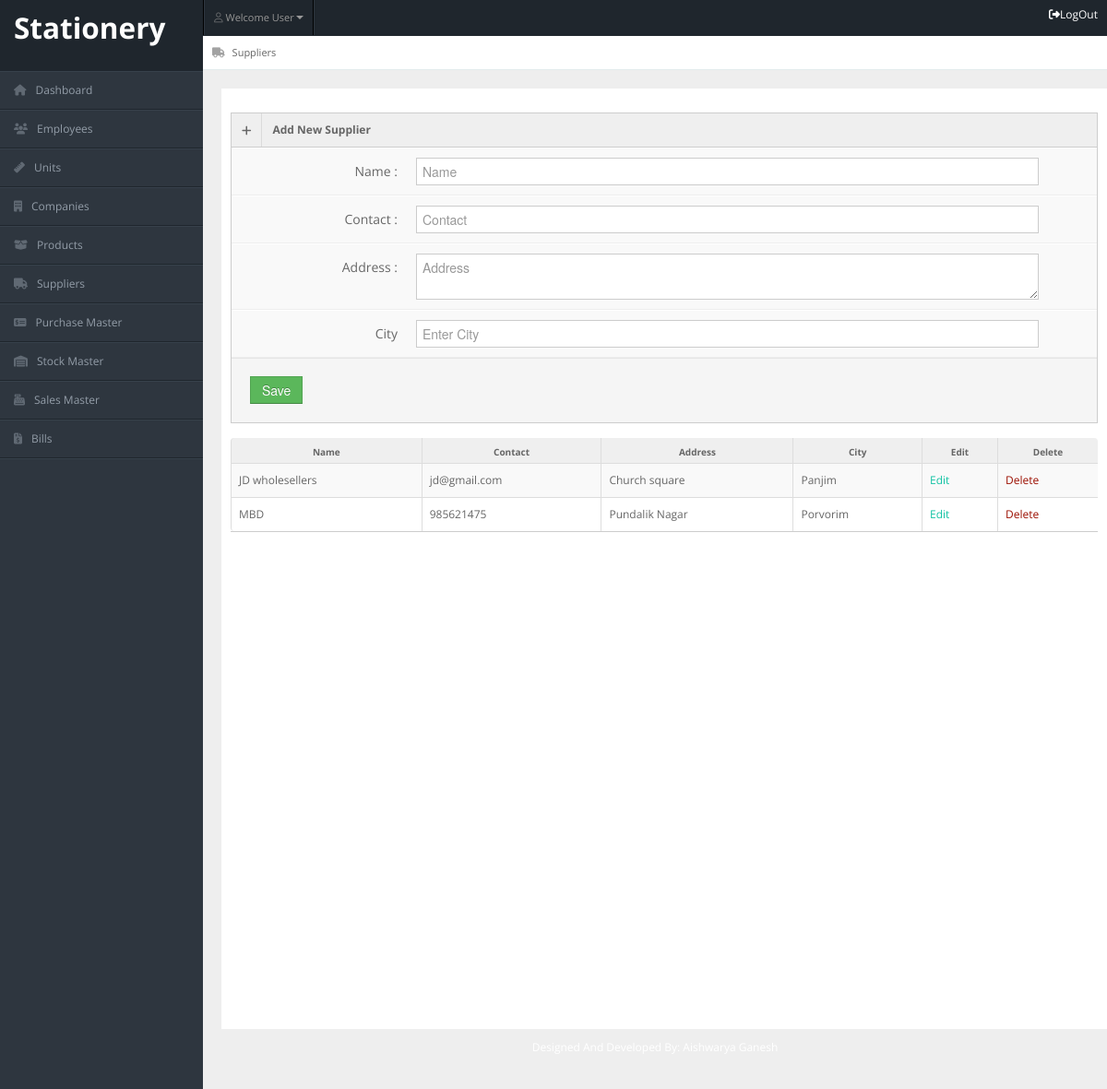
Page /Stationery_IMS/admin/add_supplier.php on the earlier database version.
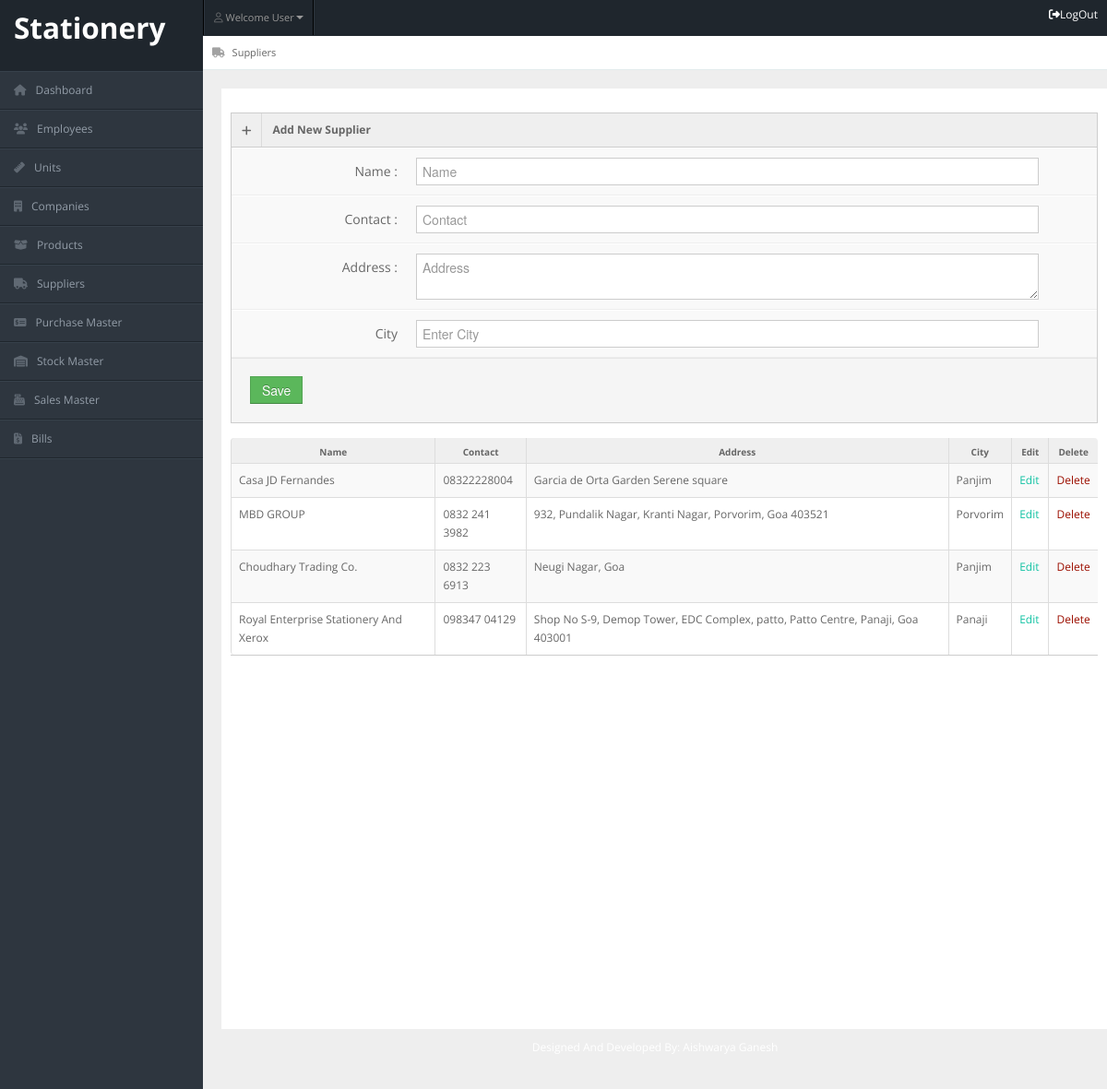
Same page on the later database version.
### tables this page shows
CREATE TABLE `suppliers` (
  `id` int(5) NOT NULL,
  `name` varchar(100) NOT NULL,
  `contact` varchar(50) NOT NULL,
  `address` varchar(500) NOT NULL,
  `city` varchar(50) NOT NULL
);

### Stationery_IMS/admin/add_supplier.php (the view, shortened to what this page needs)
<?php
include "header.php";
include "../employee/connection.php";
 ?>
<div id="content">
    <div id="content-header">
        <div id="breadcrumb"><a href="#" title="Current page" class="tip-bottom"><i class="fas fa-truck"></i>
            Suppliers</a></div>
    </div>
    <div class="container-fluid">
        <div class="row-fluid" style="background-color: white; min-height: 1000px; padding:10px;">
          <div class="span12">
            <div class="widget-box">
              <div class="widget-title"> <span class="icon"><i class="fas fa-plus"></i></span>
                <h5>Add New Supplier</h5>
              </div>
              <div class="widget-content nopadding">
                <form name = "AddSupplier" action="" method="post" class="form-horizontal">
                  <div class="control-group">
                    <label class="control-label">Name :</label>
                    <div class="controls">
                      <input type="text" class="span11" placeholder="Name" name ="name" />
                    </div>
                  </div>
                  <div class="control-group">
                    <label class="control-label">Contact :</label>
                    <div class="controls">
                      <input type="text" class="span11" placeholder="Contact" name = "contact" />
                    </div>
                  </div>
                  <div class="control-group">
                    <label class="control-label">Address :</label>
                    <div class="controls">
                      <textarea class="span11" placeholder="Address" name = "address"></textarea>
                    </div>
                  </div>
                  <div class="control-group">
                    <label class="control-label">City</label>
                    <div class="controls">
                      <input type="text"  class="span11" placeholder="Enter City" name ="city" />
                    </div>
                  </div>
                  <div class="form-actions">
                    <button type="submit" name = "submitEmployee" class="btn btn-success">Save</button>
                  </div>
                </form>
              </div>
            </div>
            <div class="widget-content nopadding">
              <table class="table table-bordered table-striped">
                <thead>
                  <tr>
                    <th>Name</th>
                    <th>Contact</th>
                    <th>Address</th>
                    <th>City</th>
                    <th>Edit</th>
                    <th>Delete</th>
                  </tr>
                </thead>
                <tbody>
                  <?php
                  $res = mysqli_query($link,"select * from suppliers");
                  while($row=mysqli_fetch_array($res))
                  {
                      ?>
                      <tr>
                        <td><?php echo $row["name"] ?></td>
                        <td><?php echo $row["contact"] ?></td>
                        <td><?php echo $row["address"] ?></td>
                        <td><?php echo $row["city"] ?></td>
                        <td><a href="edit_supplier.php?id=<?php echo $row["id"]; ?>" style="color:#11C2A3"> Edit </a></td>
                        <td><a href="delete_supplier.php?id=<?php echo $row["id"]; ?>" style="color:#9C0F00"> Delete </a></td>
                      </tr>
                      <?php
                  }
                   ?>
                </tbody>
              </table>
            </div>
        </div>
    </div>
</div>
<?php
include "footer.php";
 ?>

Differences in the rows shown:
changed suppliers: name "JD wholesellers" → "Casa JD Fernandes"; contact "jd@gmail.com" → "08322228004"; address "Church square" → "Garcia de Orta Garden Serene square"
changed suppliers "Porvorim": name "MBD" → "MBD GROUP"; contact "985621475" → "0832 241 3982"; address "Pundalik Nagar" → "932, Pundalik Nagar, Kranti Nagar, Porvorim, Goa 403521"
added suppliers: name "Choudhary Trading Co.", contact "0832 223 6913", address "Neugi Nagar, Goa", city "Panjim"
added suppliers: name "Royal Enterprise Stationery And Xerox", contact "098347 04129", address "Shop No S-9, Demop Tower, EDC Complex, patto, Patto Centre, Panaji, Goa 403001", city "Panaji"
